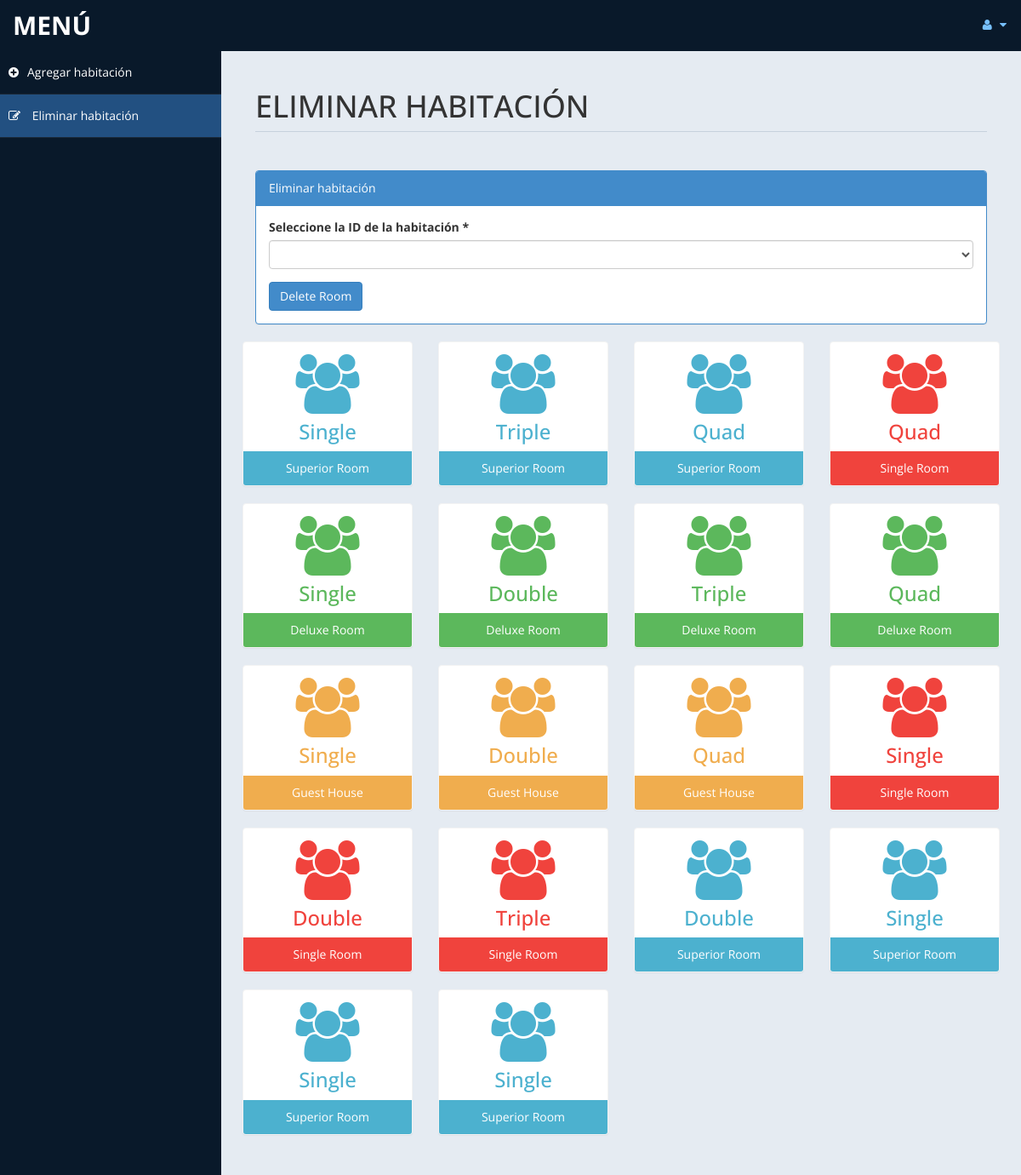
/admin/roomdel.php (signed in), run on the app's committed database.
### tables this page shows
CREATE TABLE `room` (
  `id` int(10) UNSIGNED NOT NULL,
  `type` varchar(15) DEFAULT NULL,
  `bedding` varchar(10) DEFAULT NULL,
  `place` varchar(10) DEFAULT NULL,
  `cusid` int(11) DEFAULT NULL
);

### admin/roomdel.php (the view, shortened to what this page needs)
<?php
include('db.php');
$rsql = "select id from room";
$rre = mysqli_query($con, $rsql);
?>
<!DOCTYPE html>
<html xmlns="http://www.w3.org/1999/xhtml">
<head>
	<link href="assets/css/bootstrap.css" rel="stylesheet" />
	<link href="assets/css/font-awesome.css" rel="stylesheet" />
	<link href="assets/css/custom-styles.css" rel="stylesheet" />
</head>
<body>
	<div id="wrapper">
		<nav class="navbar navbar-default top-navbar" role="navigation">
			<div class="navbar-header">
				<a class="navbar-brand" href="home.php">MENÚ </a>
			</div>
			<ul class="nav navbar-top-links navbar-right">
				<li class="dropdown">
					<a class="dropdown-toggle" data-toggle="dropdown" href="#" aria-expanded="false">
						<i class="fa fa-user fa-fw"></i> <i class="fa fa-caret-down"></i>
					</a>
				</li>
			</ul>
		</nav>
		<nav class="navbar-default navbar-side" role="navigation">
			<div class="sidebar-collapse">
				<ul class="nav" id="main-menu">
					<li>
						<a href="room.php"><i class="fa fa-plus-circle"></i>Agregar habitación</a>
					</li>
					<li>
						<a class="active-menu" href="roomdel.php"><i class="fa fa-pencil-square-o"></i> Eliminar habitación
						</a>
					</li>
			</div>
		</nav>
		<div id="page-wrapper">
			<div id="page-inner">
				<div class="row">
					<div class="col-md-12">
						<h1 class="page-header">
							ELIMINAR HABITACIÓN
						</h1>
					</div>
				</div>
				<div class="row">
					<div class="col-md-12 col-sm-12">
						<div class="panel panel-primary">
							<div class="panel-heading">
								Eliminar habitación
							</div>
							<div class="panel-body">
								<form name="form" method="post">
									<div class="form-group">
										<label>Seleccione la ID de la habitación
											*</label>
										<select name="id" class="form-control" required>
											<option value selected></option>
											<?php
											while ($rrow = mysqli_fetch_array($rre)) {
												$value = $rrow['id'];
												echo '<option value="' . $value . '">' . $value . '</option>';
											}
											?>
										</select>
									</div>
									<input type="submit" name="del" value="Delete Room" class="btn btn-primary">
								</form>
							</div>
						</div>
					</div>
					<?php
					include('db.php');
					$sql = "select * from room";
					$re = mysqli_query($con, $sql)
					?>
					<div class="row">
						<?php
						while ($row = mysqli_fetch_array($re)) {
							$id = $row['type'];
							if ($id == "Superior Room") {
								echo "<div class='col-md-3 col-sm-12 col-xs-12'>
													<div class='panel panel-primary text-center no-boder bg-color-blue'>
														<div class='panel-body'>
															<i class='fa fa-users fa-5x'></i>
															<h3>" . $row['bedding'] . "</h3>
														</div>
														<div class='panel-footer back-footer-blue'>
															" . $row['type'] . "
														</div>
													</div>
												</div>";
							} else if ($id == "Deluxe Room") {
								echo "<div class='col-md-3 col-sm-12 col-xs-12'>
													<div class='panel panel-primary text-center no-boder bg-color-green'>
														<div class='panel-body'>
															<i class='fa fa-users fa-5x'></i>
															<h3>" . $row['bedding'] . "</h3>
														</div>
														<div class='panel-footer back-footer-green'>
															" . $row['type'] . "
														</div>
													</div>
												</div>";
							} else if ($id == "Guest House") {
								echo "<div class='col-md-3 col-sm-12 col-xs-12'>
													<div class='panel panel-primary text-center no-boder bg-color-brown'>
														<div class='panel-body'>
															<i class='fa fa-users fa-5x'></i>
															<h3>" . $row['bedding'] . "</h3>
														</div>
														<div class='panel-footer back-footer-brown'>
															" . $row['type'] . "
														</div>
													</div>
												</div>";
							} else if ($id == "Single Room") {
								echo "<div class='col-md-3 col-sm-12 col-xs-12'>
													<div class='panel panel-primary text-center no-boder bg-color-red'>
														<div class='panel-body'>
															<i class='fa fa-users fa-5x'></i>
															<h3>" . $row['bedding'] . "</h3>
														</div>
														<div class='panel-footer back-footer-red'>
															" . $row['type'] . "
														</div>
													</div>
												</div>";
							}
						}
						?>
					</div>
				</div>
			</div>
		</div>
</body>
</html>

### admin/assets/css/custom-styles.css (style rules this page uses)
body { font-family: 'Open Sans', sans-serif; }
#wrapper { width: 100%; background:#09192A; }
#page-wrapper { padding: 15px 15px; min-height: 600px; background:#E5EBF2; }
#page-inner { width:100%; margin:10px 20px 10px 0px; background-color:transparent; padding:10px; min-height:1200px; }
.text-center { text-align:center; }
.no-boder { border:1px solid #f3f3f3; }
h1, .h1, h2, .h2, h3, .h3 { margin-top: 7px; margin-bottom: -5px; }
.page-header { padding-bottom: 9px; margin: 10px 0 45px; border-bottom: 1px solid #C7D1DD; }
.bg-color-green { background-color: #fff; color: #5cb85c; }
.bg-color-blue { background-color: #fff; color: #4CB1CF }
.bg-color-red { background-color: #fff; color:#F0433D; }
.bg-color-brown { background-color: #fff; color:#f0ad4e; }
.back-footer-green { background-color: #5cb85c; color:#fff; border-top: 0px solid #fff; }
.back-footer-red { background-color: #F0433D; color:#fff; border-top: 0px solid #fff; }
.back-footer-blue { background-color: #4CB1CF; color:#fff; border-top: 0px solid #fff; }
.back-footer-brown { background-color: #f0ad4e; color:#fff; border-top: 0px solid #fff; }
.top-navbar { margin:0px; }
.top-navbar .navbar-brand { color: #fff; width: 260px; text-align: left; height: 60px; font-size: 30px; font-weight: 700; text-transform: uppercase; line-height: 30px; }
.top-navbar .nav > li { position: relative; display: inline-block; }
.top-navbar .nav > li > a { position: relative; display: block; padding: 19px 15px; color: #77C0FD; }
.active-menu { background-color:#225081!important; }
.sidebar-collapse , .sidebar-collapse .nav { background:none; }
.sidebar-collapse .nav { padding:0; }
.sidebar-collapse .nav > li > a { color:#fff; background:transparent; text-shadow:none; }
.sidebar-collapse > .nav > li > a { padding:15px 10px; }
.sidebar-collapse > .nav > li { border-bottom: 1px solid rgba(107, 108, 109, 0.19); }
.navbar-side { border:none; background-color: transparent; }
.top-navbar { background:#09192A; border-bottom:none; }
.top-navbar .nav > li > a > i { margin-right: 2px; }
.navbar-default { border:0px solid black; }
.navbar-header { background: #09192A; }
.nav > li > a > i { margin-right:10px; }
@media (min-width:768px) { #page-wrapper { margin: 0 0 0 260px; padding: 15px 30px; min-height: 1200px; } }
@media (min-width:768px) { .navbar-side { z-index: 1; position: absolute; width: 260px; } }
@media (min-width:768px) { .navbar { border-radius: 0px; } }

### data on the page
room: bedding "Single", type "Superior Room"
room: bedding "Triple", type "Superior Room"
room: bedding "Quad", type "Superior Room"
room: bedding "Quad", type "Single Room"
room: bedding "Single", type "Deluxe Room"
room: bedding "Double", type "Deluxe Room"
room: bedding "Triple", type "Deluxe Room"
room: bedding "Quad", type "Deluxe Room"
room: bedding "Single", type "Guest House"
room: bedding "Double", type "Guest House"
room: bedding "Quad", type "Guest House"
room: bedding "Single", type "Single Room"
room: bedding "Double", type "Single Room"
room: bedding "Triple", type "Single Room"
room: bedding "Double", type "Superior Room"
room: bedding "Single", type "Superior Room"
room: bedding "Single", type "Superior Room"
room: bedding "Single", type "Superior Room"
